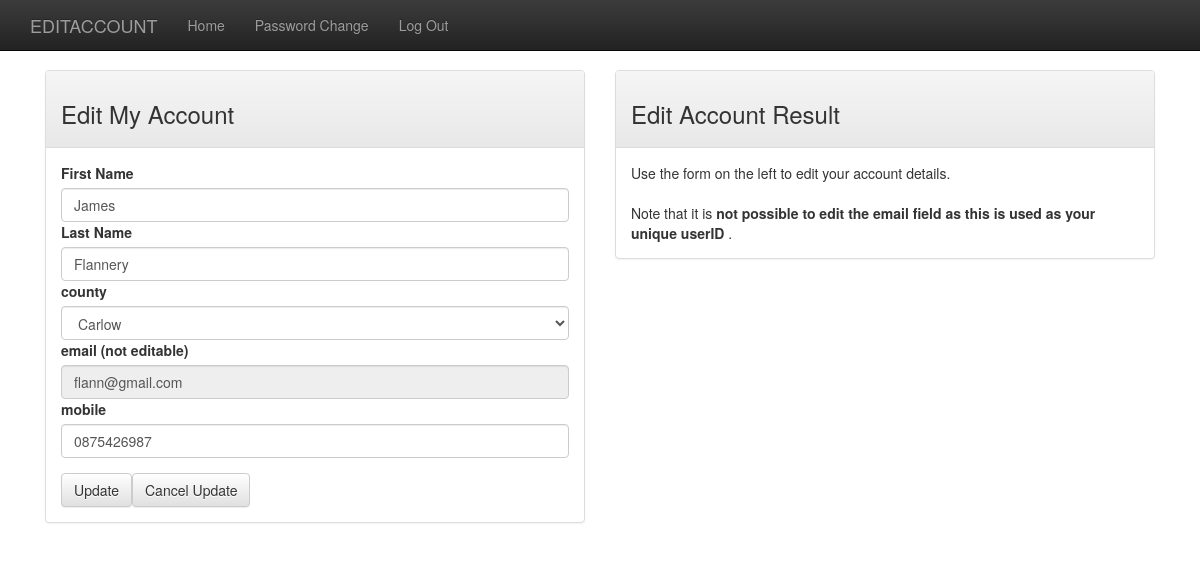
/index.php?pageID=editAccount (signed in), run on the app's committed database.
### tables this page shows
CREATE TABLE `user` (
  `UserNr` int(11) NOT NULL AUTO_INCREMENT,
  `FirstName` varchar(45) NOT NULL,
  `LastName` varchar(45) NOT NULL,
  `PassWord` varchar(45) DEFAULT NULL,
  `email` varchar(45) NOT NULL,
  `mobile` varchar(45) DEFAULT NULL,
  `idcounty` int(11) NOT NULL,
  `userID` varchar(45) DEFAULT NULL,
  `userTypeNr` int(11) NOT NULL,
  `userEnabled` tinyint(4) DEFAULT 1,
  PRIMARY KEY (`UserNr`),
  UNIQUE KEY `email_UNIQUE` (`email`),
  UNIQUE KEY `userID_UNIQUE` (`userID`),
  KEY `fk_admin_county2_idx` (`idcounty`),
  KEY `fk_user_userType1_idx` (`userTypeNr`),
  CONSTRAINT `fk_admin_county2` FOREIGN KEY (`idcounty`) REFERENCES `county` (`idcounty`) ON DELETE NO ACTION ON UPDATE NO ACTION,
  CONSTRAINT `fk_user_userType1` FOREIGN KEY (`userTypeNr`) REFERENCES `usertype` (`userTypeNr`) ON DELETE NO ACTION ON UPDATE NO ACTION
);

### classlib/baseClasses/PanelModel.php (called while the page is built, shortened)
<?php
abstract class PanelModel implements PanelModelInterface {
    function __construct($user,$db,$postArray,$pageTitle,$pageHead,$pageID) {
        $this->setPanelContent_1();
    }
}

### classlib/baseClasses/Controller.php (called while the page is built, shortened)
<?php
abstract class Controller implements ControllerInterface{
    public function run() {
        $this->updateView();
    }
}

### classlib/baseClasses/TableEntity.php (called while the page is built, shortened)
<?php
class TableEntity {
    function __construct ($databaseConnection,$tableName){
        $this->db=$databaseConnection;
    }
}

### classlib/entities/UserTable.php (called while the page is built, shortened)
<?php
class UserTable extends TableEntity {
    public function getRecordByID($userID){
        $this->SQL="SELECT u.userID,u.FirstName,u.LastName,u.email,u.mobile,u.idcounty,ut.userTypeNr,ut.userTypeDescr,u.userEnabled ";
        $this->SQL.=" FROM user u,usertype ut";
        $this->SQL.=" WHERE u.userID = '$userID' AND u.userTypeNr = ut.userTypeNr";
        try {
                $rs=$this->db->query($this->SQL);
                if($rs->num_rows===1){
                    return $rs;
                }
                else{
                    return false;
                }
        } catch (mysqli_sql_exception $e) {
                $this->MySQLiErrorNr=$e->getCode();
                $this->MySQLiErrorMsg=$e->getMessage();
                return false;
            }
    }
}

### classlib/entities/CountyTable.php (called while the page is built, shortened)
<?php
class CountyTable extends TableEntity {
     public function getAllRecords(){
        $this->SQL = 'SELECT idcounty,countyName FROM county';
        try {
            $rs=$this->db->query($this->SQL);
        } catch (mysqli_sql_exception $e) {
                $this->MySQLiErrorNr=$e->getCode();
                $this->MySQLiErrorMsg=$e->getMessage();
            $rs=FALSE;
        }
        if($rs->num_rows){
            return $rs;
        }
        else{
            return false;
        }
    }
}

### forms/Form.php (the view, shortened to what this page needs)
<?php
class Form {
public static function form_edit_account($countyTable,$userRecord, $pageID){
        $countyList=array();
        if($rs=$countyTable->getAllRecords()){
            while ($row = $rs->fetch_assoc()){
                $countyList[$row['idcounty']]=$row['countyName'];
            }
        }
        $userRecordArray=$userRecord->fetch_assoc();
        extract($userRecordArray);
        $form='<form method="post" action="index.php?pageID='.$pageID.'">';
        $form.='<div class="form-group">';
        $form.='<label for="firstName">First Name</label><input required type="text" class="form-control"  value="'.$FirstName.'" id="firstName" name="firstName" pattern="[a-zA-Z0-9óáéí\']{1,45}" title="First Name (up to 45 Characters)">';
        $form.='<label for="lastName">Last Name</label><input required type="text" class="form-control"   value="'.$LastName.'" id="lastName" name="lastName" pattern="[a-zA-Z0-9óáéí\']{1,45}" title="Last Name (up to 45 Characters)" >';
        $form.='<label for="idCounty">county</label>';
        $form.='<select class="form-control" id="idCounty" name="idCounty">';
          $form.= '<option value="'.$idcounty.'">'.$countyList[$idcounty].'</option>';
          foreach($countyList as $key=>$value){
              $form.= '<option value="'.$key.'">'.$value.'</option>';
          }
        $form.='</select>';
        $form.= '<input type="hidden" id="userTypeNr" name="userTypeNr" value="'.$userTypeNr.'">';
        $form.= '<input type="hidden" id="userEnabled" name="userEnabled" value="1">';
        $form.='<label for="email">email (not editable)</label><input required readonly type="text" class="form-control" value="'.$email.'" id="email" name="email" pattern="[a-zA-Z0-9@.]{1,45}" title="enter a valid email" >';
        $form.='<label for="mobile">mobile</label><input type="text" class="form-control" value="'.$mobile.'" id="mobile" name="mobile" pattern="[0-9()+-\']{7,20}" title="enter a valid phone number" >';
        $form.='</div> ';
        $form.='<button type="submit" class="btn btn-default" name="btnUpdateAccount" value="update">Update</button>';
        $form.='<button type="submit" class="btn btn-default" name="btnCancelUpdateAccount" value="update">Cancel Update</button>';
        $form.='</form>';
        return $form;
    }
}

### views/view_navbar_2_panel.php (style rules this page uses)
body { padding-top: 70px; }

### data on the page
user: firstName "James", lastName "Flannery", idCounty "Carlow", email "flann@gmail.com", mobile "0875426987"

### other printed values
$pageHeading "EDITACCOUNT"
